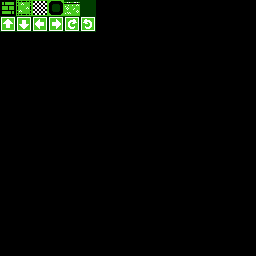

The image is a tile-based game level rendered from a .tmx file. Its description and complete source (layers, tilesets, objects, tile grids) follow:
An orthogonal 32x32 tile map with 8x8 px tiles, 1 tile layer (Tile Layer 1).

<map version="1.4" tiledversion="1.4.3" orientation="orthogonal" renderorder="right-down" width="32" height="32" tilewidth="8" tileheight="8" infinite="0" nextlayerid="2" nextobjectid="1">
 <tileset firstgid="1" source="bg.tsx" />
 <layer id="1" name="Tile Layer 1" width="32" height="32">
  <data encoding="csv">
97,98,99,100,101,102,103,104,105,106,1,1,0,0,0,0,0,0,0,0,0,0,0,0,0,0,0,0,0,0,0,0,
113,114,115,116,117,118,119,120,121,122,1,1,0,0,0,0,0,0,0,0,0,0,0,0,0,0,0,0,0,0,0,0,
131,132,129,130,131,134,133,132,135,136,137,138,0,0,0,0,0,0,0,0,0,0,0,0,0,0,0,0,0,0,0,0,
145,146,147,148,147,150,149,148,151,152,153,154,0,0,0,0,0,0,0,0,0,0,0,0,0,0,0,0,0,0,0,0,
0,0,0,0,0,0,0,0,0,0,0,0,0,0,0,0,0,0,0,0,0,0,0,0,0,0,0,0,0,0,0,0,
0,0,0,0,0,0,0,0,0,0,0,0,0,0,0,0,0,0,0,0,0,0,0,0,0,0,0,0,0,0,0,0,
0,0,0,0,0,0,0,0,0,0,0,0,0,0,0,0,0,0,0,0,0,0,0,0,0,0,0,0,0,0,0,0,
0,0,0,0,0,0,0,0,0,0,0,0,0,0,0,0,0,0,0,0,0,0,0,0,0,0,0,0,0,0,0,0,
0,0,0,0,0,0,0,0,0,0,0,0,0,0,0,0,0,0,0,0,0,0,0,0,0,0,0,0,0,0,0,0,
0,0,0,0,0,0,0,0,0,0,0,0,0,0,0,0,0,0,0,0,0,0,0,0,0,0,0,0,0,0,0,0,
0,0,0,0,0,0,0,0,0,0,0,0,0,0,0,0,0,0,0,0,0,0,0,0,0,0,0,0,0,0,0,0,
0,0,0,0,0,0,0,0,0,0,0,0,0,0,0,0,0,0,0,0,0,0,0,0,0,0,0,0,0,0,0,0,
0,0,0,0,0,0,0,0,0,0,0,0,0,0,0,0,0,0,0,0,0,0,0,0,0,0,0,0,0,0,0,0,
0,0,0,0,0,0,0,0,0,0,0,0,0,0,0,0,0,0,0,0,0,0,0,0,0,0,0,0,0,0,0,0,
0,0,0,0,0,0,0,0,0,0,0,0,0,0,0,0,0,0,0,0,0,0,0,0,0,0,0,0,0,0,0,0,
0,0,0,0,0,0,0,0,0,0,0,0,0,0,0,0,0,0,0,0,0,0,0,0,0,0,0,0,0,0,0,0,
0,0,0,0,0,0,0,0,0,0,0,0,0,0,0,0,0,0,0,0,0,0,0,0,0,0,0,0,0,0,0,0,
0,0,0,0,0,0,0,0,0,0,0,0,0,0,0,0,0,0,0,0,0,0,0,0,0,0,0,0,0,0,0,0,
0,0,0,0,0,0,0,0,0,0,0,0,0,0,0,0,0,0,0,0,0,0,0,0,0,0,0,0,0,0,0,0,
0,0,0,0,0,0,0,0,0,0,0,0,0,0,0,0,0,0,0,0,0,0,0,0,0,0,0,0,0,0,0,0,
0,0,0,0,0,0,0,0,0,0,0,0,0,0,0,0,0,0,0,0,0,0,0,0,0,0,0,0,0,0,0,0,
0,0,0,0,0,0,0,0,0,0,0,0,0,0,0,0,0,0,0,0,0,0,0,0,0,0,0,0,0,0,0,0,
0,0,0,0,0,0,0,0,0,0,0,0,0,0,0,0,0,0,0,0,0,0,0,0,0,0,0,0,0,0,0,0,
0,0,0,0,0,0,0,0,0,0,0,0,0,0,0,0,0,0,0,0,0,0,0,0,0,0,0,0,0,0,0,0,
0,0,0,0,0,0,0,0,0,0,0,0,0,0,0,0,0,0,0,0,0,0,0,0,0,0,0,0,0,0,0,0,
0,0,0,0,0,0,0,0,0,0,0,0,0,0,0,0,0,0,0,0,0,0,0,0,0,0,0,0,0,0,0,0,
0,0,0,0,0,0,0,0,0,0,0,0,0,0,0,0,0,0,0,0,0,0,0,0,0,0,0,0,0,0,0,0,
0,0,0,0,0,0,0,0,0,0,0,0,0,0,0,0,0,0,0,0,0,0,0,0,0,0,0,0,0,0,0,0,
0,0,0,0,0,0,0,0,0,0,0,0,0,0,0,0,0,0,0,0,0,0,0,0,0,0,0,0,0,0,0,0,
0,0,0,0,0,0,0,0,0,0,0,0,0,0,0,0,0,0,0,0,0,0,0,0,0,0,0,0,0,0,0,0,
0,0,0,0,0,0,0,0,0,0,0,0,0,0,0,0,0,0,0,0,0,0,0,0,0,0,0,0,0,0,0,0,
0,0,0,0,0,0,0,0,0,0,0,0,0,0,0,0,0,0,0,0,0,0,0,0,0,0,0,0,0,0,0,0
</data>
 </layer>
</map>
